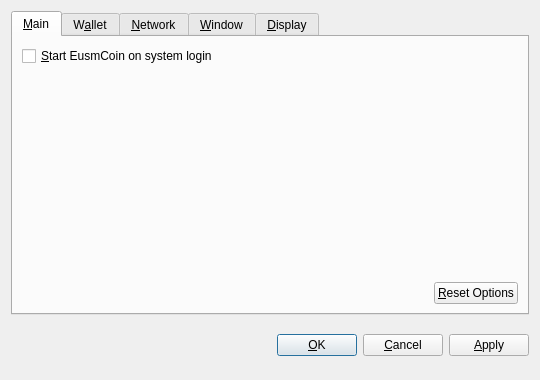
<?xml version="1.0" encoding="UTF-8"?>
<ui version="4.0">
 <class>OptionsDialog</class>
 <widget class="QDialog" name="OptionsDialog">
  <property name="geometry">
   <rect>
    <x>0</x>
    <y>0</y>
    <width>540</width>
    <height>380</height>
   </rect>
  </property>
  <property name="windowTitle">
   <string>Options</string>
  </property>
  <property name="modal">
   <bool>true</bool>
  </property>
  <layout class="QVBoxLayout" name="verticalLayout">
   <item>
    <widget class="QTabWidget" name="tabWidget">
     <property name="tabPosition">
      <enum>QTabWidget::North</enum>
     </property>
     <property name="currentIndex">
      <number>0</number>
     </property>
     <widget class="QWidget" name="tabMain">
      <attribute name="title">
       <string>&amp;Main</string>
      </attribute>
      <layout class="QVBoxLayout" name="verticalLayout_Main">
       <item>
        <widget class="QCheckBox" name="bitcoinAtStartup">
         <property name="toolTip">
          <string>Automatically start EusmCoin after logging in to the system.</string>
         </property>
         <property name="text">
          <string>&amp;Start EusmCoin on system login</string>
         </property>
        </widget>
       </item>
       <item>
        <spacer name="verticalSpacer_Main">
         <property name="orientation">
          <enum>Qt::Vertical</enum>
         </property>
         <property name="sizeHint" stdset="0">
          <size>
           <width>20</width>
           <height>40</height>
          </size>
         </property>
        </spacer>
       </item>
       <item>
        <layout class="QHBoxLayout" name="horizontalLayout_2_Main">
         <item>
          <spacer name="horizontalSpacer_2_Main">
           <property name="orientation">
            <enum>Qt::Horizontal</enum>
           </property>
           <property name="sizeHint" stdset="0">
            <size>
             <width>40</width>
             <height>20</height>
            </size>
           </property>
          </spacer>
         </item>
         <item>
          <widget class="QPushButton" name="resetButton">
           <property name="toolTip">
            <string>Reset all client options to default.</string>
           </property>
           <property name="text">
            <string>&amp;Reset Options</string>
           </property>
           <property name="autoDefault">
            <bool>false</bool>
           </property>
          </widget>
         </item>
        </layout>
       </item>
      </layout>
     </widget>
     <widget class="QWidget" name="tabWallet">
      <attribute name="title">
       <string>W&amp;allet</string>
      </attribute>
      <layout class="QVBoxLayout" name="verticalLayout_Network">
       <item>
        <widget class="QLabel" name="transactionFeeInfoLabel">
         <property name="text">
          <string>Optional transaction fee per kB that helps make sure your transactions are processed quickly. Most transactions are 1 kB.</string>
         </property>
         <property name="textFormat">
          <enum>Qt::PlainText</enum>
         </property>
         <property name="wordWrap">
          <bool>true</bool>
         </property>
        </widget>
       </item>
       <item>
        <layout class="QHBoxLayout" name="horizontalLayout_1_Main">
         <item>
          <widget class="QLabel" name="transactionFeeLabel">
           <property name="text">
            <string>Pay transaction &amp;fee</string>
           </property>
           <property name="textFormat">
            <enum>Qt::PlainText</enum>
           </property>
           <property name="buddy">
            <cstring>transactionFee</cstring>
           </property>
          </widget>
         </item>
         <item>
          <widget class="BitcoinAmountField" name="transactionFee"/>
         </item>
         <item>
          <spacer name="horizontalSpacer_1_Main">
           <property name="orientation">
            <enum>Qt::Horizontal</enum>
           </property>
           <property name="sizeHint" stdset="0">
            <size>
             <width>40</width>
             <height>20</height>
            </size>
           </property>
          </spacer>
         </item>
        </layout>
       </item>
       <item>
        <widget class="QLabel" name="label">
         <property name="text">
          <string>If you disable the spending of unconfirmed change, the change from a transaction cannot be used until that transaction has at least one confirmation. This also affects how your balance is computed.</string>
         </property>
         <property name="wordWrap">
          <bool>true</bool>
         </property>
        </widget>
       </item>
       <item>
        <widget class="QCheckBox" name="spendZeroConfChange">
         <property name="text">
          <string>Spend unconfirmed change  (experts only)</string>
         </property>
        </widget>
       </item>
       <item>
        <spacer name="verticalSpacer">
         <property name="orientation">
          <enum>Qt::Vertical</enum>
         </property>
         <property name="sizeHint" stdset="0">
          <size>
           <width>20</width>
           <height>40</height>
          </size>
         </property>
        </spacer>
       </item>
      </layout>
     </widget>
     <widget class="QWidget" name="tabNetwork">
      <attribute name="title">
       <string>&amp;Network</string>
      </attribute>
      <layout class="QVBoxLayout" name="verticalLayout_Network">
       <item>
        <widget class="QCheckBox" name="mapPortUpnp">
         <property name="toolTip">
          <string>Automatically open the EusmCoin client port on the router. This only works when your router supports UPnP and it is enabled.</string>
         </property>
         <property name="text">
          <string>Map port using &amp;UPnP</string>
         </property>
        </widget>
       </item>
       <item>
        <widget class="QCheckBox" name="connectSocks">
         <property name="toolTip">
          <string>Connect to the EusmCoin network through a SOCKS proxy (e.g. when connecting through Tor).</string>
         </property>
         <property name="text">
          <string>&amp;Connect through SOCKS proxy:</string>
         </property>
        </widget>
       </item>
       <item>
        <layout class="QHBoxLayout" name="horizontalLayout_Network">
         <item>
          <widget class="QLabel" name="proxyIpLabel">
           <property name="text">
            <string>Proxy &amp;IP:</string>
           </property>
           <property name="textFormat">
            <enum>Qt::PlainText</enum>
           </property>
           <property name="buddy">
            <cstring>proxyIp</cstring>
           </property>
          </widget>
         </item>
         <item>
          <widget class="QValidatedLineEdit" name="proxyIp">
           <property name="maximumSize">
            <size>
             <width>140</width>
             <height>16777215</height>
            </size>
           </property>
           <property name="toolTip">
            <string>IP address of the proxy (e.g. 127.0.0.1)</string>
           </property>
          </widget>
         </item>
         <item>
          <widget class="QLabel" name="proxyPortLabel">
           <property name="text">
            <string>&amp;Port:</string>
           </property>
           <property name="textFormat">
            <enum>Qt::PlainText</enum>
           </property>
           <property name="buddy">
            <cstring>proxyPort</cstring>
           </property>
          </widget>
         </item>
         <item>
          <widget class="QLineEdit" name="proxyPort">
           <property name="maximumSize">
            <size>
             <width>55</width>
             <height>16777215</height>
            </size>
           </property>
           <property name="toolTip">
            <string>Port of the proxy (e.g. 9050)</string>
           </property>
          </widget>
         </item>
         <item>
          <widget class="QLabel" name="socksVersionLabel">
           <property name="text">
            <string>SOCKS &amp;Version:</string>
           </property>
           <property name="textFormat">
            <enum>Qt::PlainText</enum>
           </property>
           <property name="buddy">
            <cstring>socksVersion</cstring>
           </property>
          </widget>
         </item>
         <item>
          <widget class="QValueComboBox" name="socksVersion">
           <property name="toolTip">
            <string>SOCKS version of the proxy (e.g. 5)</string>
           </property>
          </widget>
         </item>
         <item>
          <spacer name="horizontalSpacer_Network">
           <property name="orientation">
            <enum>Qt::Horizontal</enum>
           </property>
           <property name="sizeHint" stdset="0">
            <size>
             <width>40</width>
             <height>20</height>
            </size>
           </property>
          </spacer>
         </item>
        </layout>
       </item>
       <item>
        <spacer name="verticalSpacer_Network">
         <property name="orientation">
          <enum>Qt::Vertical</enum>
         </property>
         <property name="sizeHint" stdset="0">
          <size>
           <width>20</width>
           <height>40</height>
          </size>
         </property>
        </spacer>
       </item>
      </layout>
     </widget>
     <widget class="QWidget" name="tabWindow">
      <attribute name="title">
       <string>&amp;Window</string>
      </attribute>
      <layout class="QVBoxLayout" name="verticalLayout_Window">
       <item>
        <widget class="QCheckBox" name="minimizeToTray">
         <property name="toolTip">
          <string>Show only a tray icon after minimizing the window.</string>
         </property>
         <property name="text">
          <string>&amp;Minimize to the tray instead of the taskbar</string>
         </property>
        </widget>
       </item>
       <item>
        <widget class="QCheckBox" name="minimizeOnClose">
         <property name="toolTip">
          <string>Minimize instead of exit the application when the window is closed. When this option is enabled, the application will be closed only after selecting Quit in the menu.</string>
         </property>
         <property name="text">
          <string>M&amp;inimize on close</string>
         </property>
        </widget>
       </item>
       <item>
        <spacer name="verticalSpacer_Window">
         <property name="orientation">
          <enum>Qt::Vertical</enum>
         </property>
         <property name="sizeHint" stdset="0">
          <size>
           <width>20</width>
           <height>40</height>
          </size>
         </property>
        </spacer>
       </item>
      </layout>
     </widget>
     <widget class="QWidget" name="tabDisplay">
      <attribute name="title">
       <string>&amp;Display</string>
      </attribute>
      <layout class="QVBoxLayout" name="verticalLayout_Display">
       <item>
        <layout class="QHBoxLayout" name="horizontalLayout_1_Display">
         <item>
          <widget class="QLabel" name="langLabel">
           <property name="text">
            <string>User Interface &amp;language:</string>
           </property>
           <property name="textFormat">
            <enum>Qt::PlainText</enum>
           </property>
           <property name="buddy">
            <cstring>lang</cstring>
           </property>
          </widget>
         </item>
         <item>
          <widget class="QValueComboBox" name="lang">
           <property name="toolTip">
            <string>The user interface language can be set here. This setting will take effect after restarting EusmCoin.</string>
           </property>
          </widget>
         </item>
        </layout>
       </item>
       <item>
        <layout class="QHBoxLayout" name="horizontalLayout_2_Display">
         <item>
          <widget class="QLabel" name="unitLabel">
           <property name="text">
            <string>&amp;Unit to show amounts in:</string>
           </property>
           <property name="textFormat">
            <enum>Qt::PlainText</enum>
           </property>
           <property name="buddy">
            <cstring>unit</cstring>
           </property>
          </widget>
         </item>
         <item>
          <widget class="QValueComboBox" name="unit">
           <property name="toolTip">
            <string>Choose the default subdivision unit to show in the interface and when sending coins.</string>
           </property>
          </widget>
         </item>
        </layout>
       </item>
       <item>
        <widget class="QCheckBox" name="displayAddresses">
         <property name="toolTip">
          <string>Whether to show EusmCoin addresses in the transaction list or not.</string>
         </property>
         <property name="text">
          <string>&amp;Display addresses in transaction list</string>
         </property>
        </widget>
       </item>
       <item>
        <widget class="QCheckBox" name="coinControlFeatures">
         <property name="toolTip">
          <string>Whether to show coin control features or not.</string>
         </property>
         <property name="text">
          <string>Display coin &amp;control features (experts only!)</string>
         </property>
        </widget>
       </item>
       <item>
        <spacer name="verticalSpacer_Display">
         <property name="orientation">
          <enum>Qt::Vertical</enum>
         </property>
         <property name="sizeHint" stdset="0">
          <size>
           <width>20</width>
           <height>40</height>
          </size>
         </property>
        </spacer>
       </item>
      </layout>
     </widget>
    </widget>
   </item>
   <item>
    <layout class="QHBoxLayout" name="horizontalLayout_Buttons">
     <item>
      <spacer name="horizontalSpacer_1">
       <property name="orientation">
        <enum>Qt::Horizontal</enum>
       </property>
       <property name="sizeHint" stdset="0">
        <size>
         <width>40</width>
         <height>48</height>
        </size>
       </property>
      </spacer>
     </item>
     <item>
      <widget class="QLabel" name="statusLabel">
       <property name="font">
        <font>
         <weight>75</weight>
         <bold>true</bold>
        </font>
       </property>
       <property name="text">
        <string/>
       </property>
       <property name="textFormat">
        <enum>Qt::PlainText</enum>
       </property>
       <property name="wordWrap">
        <bool>true</bool>
       </property>
      </widget>
     </item>
     <item>
      <spacer name="horizontalSpacer_2">
       <property name="orientation">
        <enum>Qt::Horizontal</enum>
       </property>
       <property name="sizeHint" stdset="0">
        <size>
         <width>40</width>
         <height>48</height>
        </size>
       </property>
      </spacer>
     </item>
     <item>
      <widget class="QPushButton" name="okButton">
       <property name="text">
        <string>&amp;OK</string>
       </property>
      </widget>
     </item>
     <item>
      <widget class="QPushButton" name="cancelButton">
       <property name="text">
        <string>&amp;Cancel</string>
       </property>
       <property name="autoDefault">
        <bool>false</bool>
       </property>
      </widget>
     </item>
     <item>
      <widget class="QPushButton" name="applyButton">
       <property name="text">
        <string>&amp;Apply</string>
       </property>
       <property name="autoDefault">
        <bool>false</bool>
       </property>
      </widget>
     </item>
    </layout>
   </item>
  </layout>
 </widget>
 <customwidgets>
  <customwidget>
   <class>BitcoinAmountField</class>
   <extends>QSpinBox</extends>
   <header>bitcoinamountfield.h</header>
  </customwidget>
  <customwidget>
   <class>QValueComboBox</class>
   <extends>QComboBox</extends>
   <header>qvaluecombobox.h</header>
  </customwidget>
  <customwidget>
   <class>QValidatedLineEdit</class>
   <extends>QLineEdit</extends>
   <header>qvalidatedlineedit.h</header>
  </customwidget>
 </customwidgets>
 <resources/>
 <connections/>
</ui>
